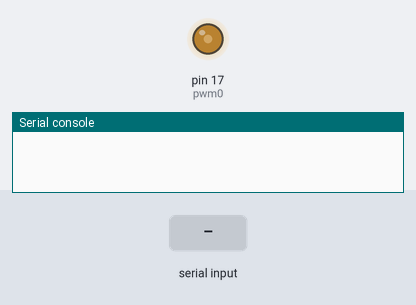
A program run on a simulated MicroPython board. Shown: output pins drawn as LEDs (lit = HIGH), the last lines printed to the serial console. The test bench sets the inputs (shaded band).

Above: at 1.2 s.
1.3 s: "1" typed at the serial console, then Enter
At 3.3 s:
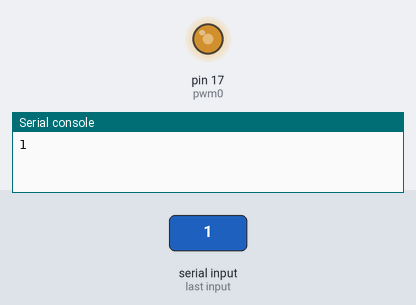
At 5.3 s:
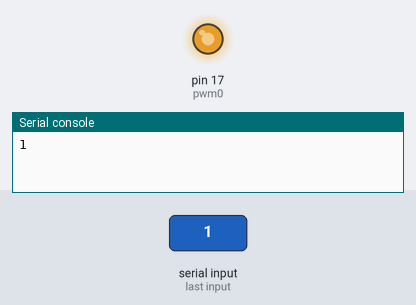
Timing chart, 0 to 13.3 s (numbered marks = the images above; inputs shaded):
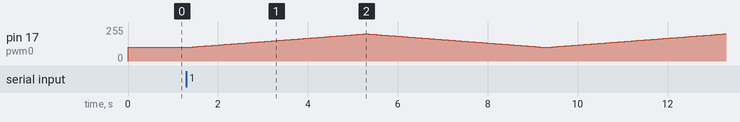

The program:

back_forth.py
```python
from machine import Pin, PWM
import time

pwm0 = PWM(Pin(17),freq = 400, duty_ns = 1000000)
a = input()
start = 1000000
end = 2000000

ns = 900000
p = 1
while(1):
    ns = start
    while ns < end:
        time.sleep_us(10)
        ns = ns + 10*p
        pwm0.duty_ns(ns)

    ns = end
    while ns > start:
        time.sleep_us(10)
        ns = ns - 10*p
        pwm0.duty_ns(ns)
```
